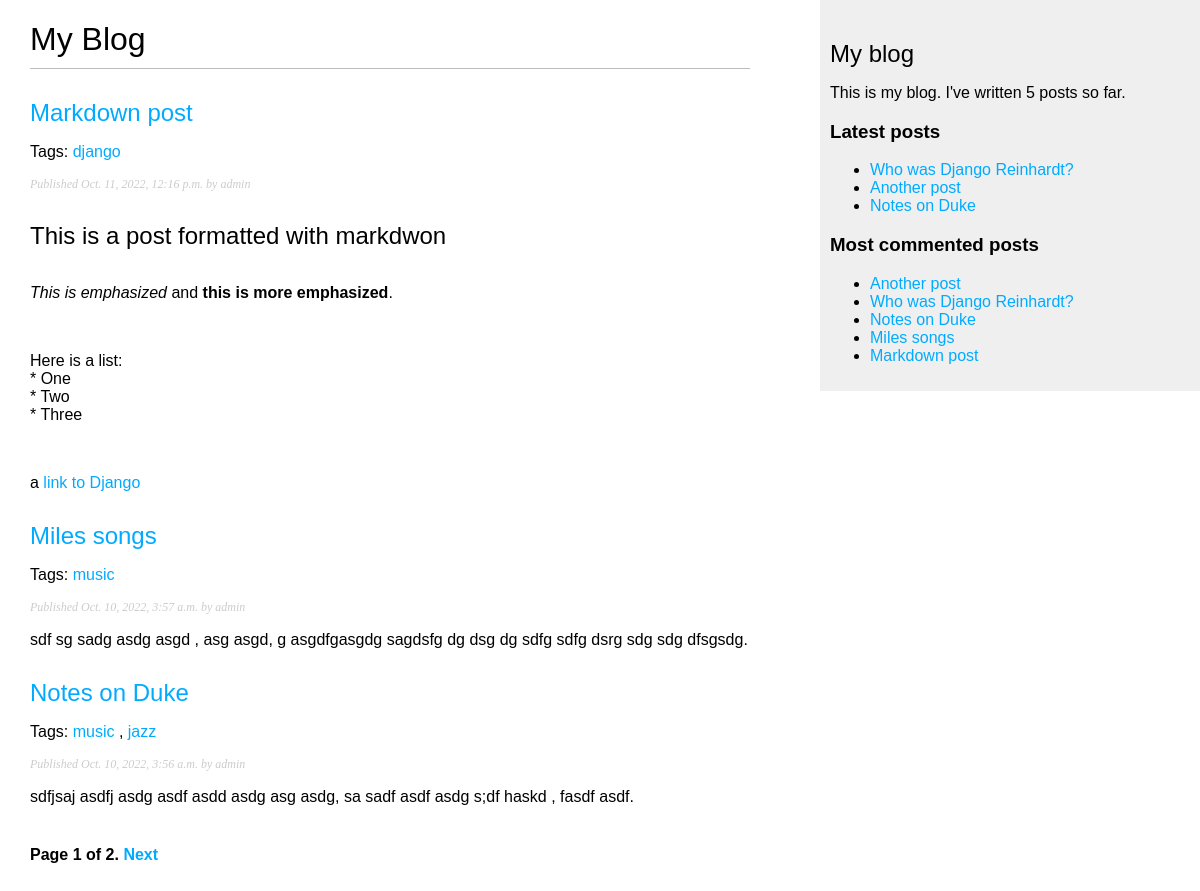
Screenshot of /blog/ with the database file from the repository.
### blog/models.py (models this page shows, shortened)
class Post(models.Model):
    STATUS_CHOICES = (
        ('draft', 'Draft'),
        ('published', 'Published'),
    )
    title = models.CharField(max_length=250)
    slug = models.SlugField(max_length=250,
                            unique_for_date='publish')
    author = models.ForeignKey(User,
                               on_delete=models.CASCADE,
                               related_name='blog_posts')
    body = models.TextField()
    publish = models.DateTimeField(default=timezone.now)
    created = models.DateTimeField(auto_now_add=True)
    updated = models.DateTimeField(auto_now=True)
    status = models.CharField(max_length=10,
                              choices=STATUS_CHOICES,
                              default='draft')
    class Meta:
        ordering = ('-publish',)
    objects = models.Manager()  # default manager
    published = PublishedManager()  # custom manager
    def get_absolute_url(self):
        return reverse('blog:post_detail',
                       args=[self.publish.year,
                             self.publish.month,
                             self.publish.day, self.slug])
    tags = TaggableManager()

### blog/views.py (the view)
# urls.py: path('', views.post_list, name='post_list'),
def post_list(request, tag_slug=None):
    object_list = Post.published.all()
    tag = None
    if tag_slug:
        tag = get_object_or_404(Tag, slug=tag_slug)
        object_list = object_list.filter(tags__in=[tag])
    paginator = Paginator(object_list, 3)
    page = request.GET.get('page')
    try:
        posts = paginator.page(page)
    except PageNotAnInteger:
        posts = paginator.page(1)
    except EmptyPage:
        posts = paginator.page(paginator.num_pages)
    return render(request,
                  'blog/post/list.html',
                  {'page': page,
                   'posts': posts,
                   'tag': tag})

### blog/models.py (called while the page is built)
    def get_queryset(self):
        return super(PublishedManager, self).get_queryset().filter(status='published')

### blog/templatetags/blog_tags.py (called while the page is built)
@register.simple_tag
def total_posts():
    return Post.published.count()

@register.inclusion_tag('blog/post/latest_posts.html')
def show_latest_posts(count=5):
    latest_posts = Post.published.order_by('publish')[:count]
    return {'latest_posts': latest_posts}

@register.simple_tag
def get_most_commented_posts(count=5):
    return Post.published.annotate(
        total_comments=Count('comments')
    ).order_by('-total_comments')[:count]

@register.filter(name='markdown')
def markdown_format(text):
    return mark_safe(markdown.markdown(text))

### blog/templates/blog/post/list.html (shortened to what this page needs)
{% extends "blog/base.html" %}
{% load blog_tags %}
{% block content %}
    <h1>My Blog</h1>
    {% for post in posts %}
        <h2>
            <a href="{{ post.get_absolute_url }}">
                {{ post.title }}
            </a>
        </h2>
        <p class="tags">
            Tags:
            {% for tag in post.tags.all %}
                <a href="{% url "blog:post_list_by_tag" tag.slug %}">
                    {{ tag.name }}
                </a>
                {% if not forloop.last %}, {% endif %}
            {% endfor %}
        </p>
        <p class="date">
            Published {{ post.publish }} by {{ post.author }}
        </p>
        {{ post.body|markdown|truncatewords_html:30|linebreaks }}
    {% endfor %}
    {% include "pagination.html" with page=posts%}
{% endblock %}

### blog/templates/blog/base.html (shortened to what this page needs)
{% load blog_tags %}
{% load static %}
<!DOCTYPE html>
<html lang="en">
<head>
    <link href="{% static "css/blog.css" %}" rel="stylesheet">
</head>
<body>
    <div id="content">
        {% block content %}
        {% endblock %}
    </div>
    <div id="sidebar">
        <h2>My blog</h2>
        <p>This is my blog. I've written {% total_posts %} posts so far.</p>
        <h3>Latest posts</h3>
        {% show_latest_posts 3 %}
        <h3>Most commented posts</h3>
        {% get_most_commented_posts as most_commented_posts %}
        <ul>
            {% for post in most_commented_posts %}
                <li>
                    <a href="{{ post.get_absolute_url }}">{{ post.title}}</a>
                </li>
            {% endfor %}
        </ul>
    </div>
</body>
</html>

### blog/templates/blog/post/latest_posts.html
<ul>
    {% for post in latest_posts %}
        <li>
            <a href="{{ post.get_absolute_url }}">{{ post.title }}</a>
        </li>
    {% endfor %}
</ul>

### blog/static/css/blog.css (style rules this page uses)
body { margin:0; padding:0; font-family:helvetica, sans-serif; }
a { color:#00abff; text-decoration:none; }
h1 { font-weight:normal; border-bottom:1px solid #bbb; padding:0 0 10px 0; }
h2 { font-weight:normal; margin:30px 0 0; }
#content { float:left; width:60%; padding:0 0 0 30px; }
#sidebar { float:right; width:30%; padding:10px; background:#efefef; height:100%; }
p.date { color:#ccc; font-family: georgia, serif; font-size: 12px; font-style: italic; }

### rows the page displays
Post: title "Markdown post", publish "Oct. 11, 2022, 12:16 p.m.", author "admin", body "This is a post formatted with markdwon This is emphasized and this is more emphasized . Here is a list: * One * Two * Three a link to Django"
Tag: name "django"
Post: title "Miles songs", publish "Oct. 10, 2022, 3:57 a.m.", author "admin", body "sdf sg sadg asdg asgd , asg asgd, g asgdfgasgdg sagdsfg dg dsg dg sdfg sdfg dsrg sdg sdg dfsgsdg."
Tag: name "music"
Post: title "Notes on Duke", publish "Oct. 10, 2022, 3:56 a.m.", author "admin", body "sdfjsaj asdfj asdg asdf asdd asdg asg asdg, sa sadf asdf asdg s;df haskd , fasdf asdf."
Tag: name "jazz"
Post: title "Who was Django Reinhardt?"
Post: title "Another post"

### other values shown
{{ page.number }} "1"
{{ page.paginator.num_pages }} "2"
